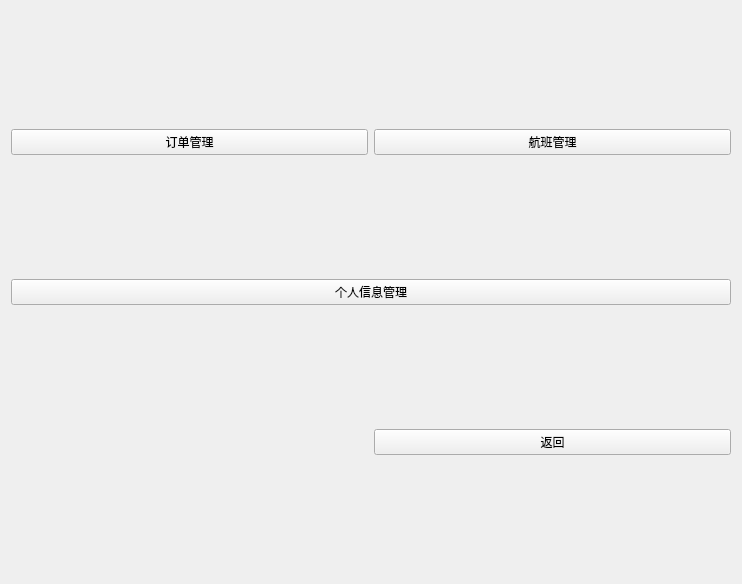
<?xml version="1.0" encoding="UTF-8"?>
<ui version="4.0">
 <class>ManagerPage</class>
 <widget class="QWidget" name="ManagerPage">
  <property name="geometry">
   <rect>
    <x>0</x>
    <y>0</y>
    <width>742</width>
    <height>584</height>
   </rect>
  </property>
  <property name="windowTitle">
   <string>Form</string>
  </property>
  <layout class="QGridLayout" name="gridLayout">
   <item row="0" column="0">
    <widget class="QPushButton" name="managerPageUser">
     <property name="text">
      <string>订单管理</string>
     </property>
    </widget>
   </item>
   <item row="0" column="1">
    <widget class="QPushButton" name="managerPageFlight">
     <property name="text">
      <string>航班管理</string>
     </property>
    </widget>
   </item>
   <item row="1" column="0" colspan="2">
    <widget class="QPushButton" name="managerPageInfo">
     <property name="text">
      <string>个人信息管理</string>
     </property>
    </widget>
   </item>
   <item row="2" column="1">
    <widget class="QPushButton" name="managerPageReturn">
     <property name="text">
      <string>返回</string>
     </property>
    </widget>
   </item>
  </layout>
 </widget>
 <resources/>
 <connections/>
</ui>
